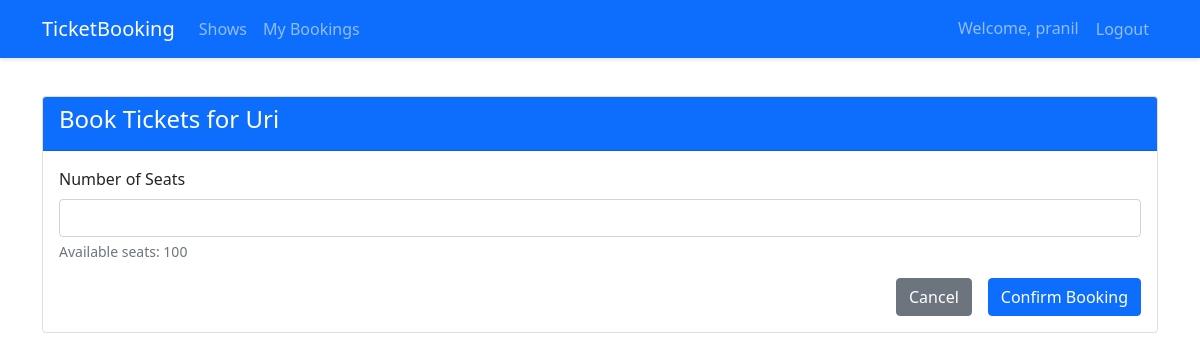
Page /shows/1/book/ (signed in) on the committed database.
### accounts/models.py (models this page shows, shortened)
class CustomUser(AbstractUser):
    is_admin = models.BooleanField(default=False)
    phone_number = models.CharField(max_length=15, blank=True)

### tickets/models.py (models this page shows, shortened)
class Show(models.Model):
    title = models.CharField(max_length=200)
    description = models.TextField()
    date = models.DateTimeField()
    duration = models.DurationField()
    venue = models.CharField(max_length=200)
    total_seats = models.PositiveIntegerField()
    price_per_seat = models.DecimalField(max_digits=6, decimal_places=2)
    created_at = models.DateTimeField(auto_now_add=True)
    updated_at = models.DateTimeField(auto_now=True)
    def available_seats(self):
        booked_seats = self.booking_set.aggregate(models.Sum('number_of_seats'))['number_of_seats__sum'] or 0
        return self.total_seats - booked_seats

### tickets/views.py (the view, shortened to what this page needs)
# urls.py: path('<int:pk>/book/', views.BookShowView.as_view(), name='book_show'),
class BookShowView(LoginRequiredMixin, CreateView):
    model = Booking
    fields = ['number_of_seats']
    template_name = 'tickets/book_show.html'
    def get_context_data(self, **kwargs):
        context = super().get_context_data(**kwargs)
        context['show'] = get_object_or_404(Show, pk=self.kwargs['pk'])
        return context

### tickets/templates/tickets/book_show.html (shortened to what this page needs)
{% extends 'base.html' %}
{% block content %}
<div class="card">
    <div class="card-header bg-primary text-white">
        <h4>Book Tickets for {{ show.title }}</h4>
    </div>
    <div class="card-body">
        <form method="post">
            <div class="mb-3">
                <label for="number_of_seats" class="form-label">Number of Seats</label>
                <input type="number" class="form-control" id="number_of_seats" name="number_of_seats"
                       min="1" max="{{ show.available_seats }}" required>
                <div class="form-text">Available seats: {{ show.available_seats }}</div>
            </div>
            <div class="d-grid gap-2 d-md-flex justify-content-md-end">
                <a href="{% url 'show_detail' show.pk %}" class="btn btn-secondary me-md-2">Cancel</a>
                <button type="submit" class="btn btn-primary">Confirm Booking</button>
            </div>
        </form>
    </div>
</div>
{% endblock %}

### tickets/templates/base.html (shortened to what this page needs)
<!DOCTYPE html>
{% load static %}
<html lang="en">
<head>
    <link href="https://cdn.jsdelivr.net/npm/bootstrap@5.1.3/dist/css/bootstrap.min.css" rel="stylesheet">
</head>
<body>
    <nav class="navbar navbar-expand-lg navbar-dark bg-primary fixed-top">
        <div class="container">
            <a class="navbar-brand" href="{% url 'home' %}">TicketBooking</a>
            <div class="collapse navbar-collapse">
                <ul class="navbar-nav me-auto">
                    <li class="nav-item">
                        <a class="nav-link" href="{% url 'tickets:show_list' %}">Shows</a>
                    </li>
                    {% if user.is_authenticated %}
                        <li class="nav-item">
                            <a class="nav-link" href="{% url 'tickets:booking_history' %}">My Bookings</a>
                        </li>
                    {% endif %}
                </ul>
                <ul class="navbar-nav">
                    {% if user.is_authenticated %}
                        <li class="nav-item">
                            <span class="nav-link">Welcome, {{ user.username }}</span>
                        </li>
                        <li class="nav-item">
                            <form action="{% url 'accounts:logout' %}" method="post" class="d-inline">
                                <button type="submit" class="nav-link btn btn-link">Logout</button>
                            </form>
                        </li>
                    {% endif %}
                </ul>
            </div>
        </div>
    </nav>
    <div class="container mt-4 pt-3">
        {% block content %}{% endblock %}
    </div>
</body>
</html>

### tickets/templates/base.html (style rules this page uses)
body { padding-top: 56px; }
.navbar { box-shadow: 0 2px 4px rgba(0,0,0,.1); }
.card { margin-bottom: 20px; transition: transform 0.2s; }

### rows in the picture
CustomUser: username "pranil"
Show: title "Uri", available_seats "100"
